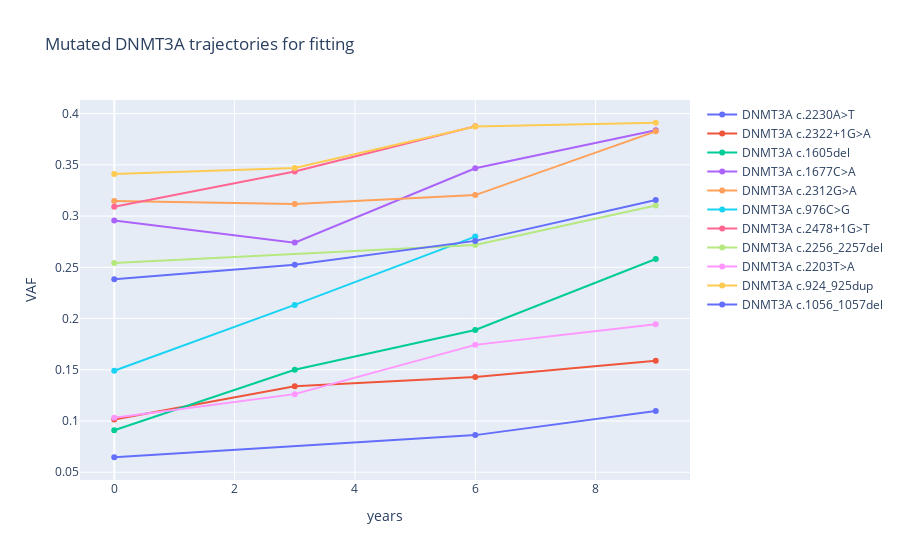

Notebook source saved alongside this figure:
### Code cell
DNMT3A = modelling.model(lbc,'DNMT3A',l_filter,u_filter)
DNMT3A.trajectories

### Figure 1 — Plotly figure (JSON) as saved in the notebook; plotly's stock layout.template omitted (floating-point values rounded to 4 significant figures)
{"data": [{"mode": "lines+markers", "name": "DNMT3A c.2230A>T", "type": "scatter", "x": [0, 6, 9], "y": [0.0646, 0.0862, 0.1097]}, {"mode": "lines+markers", "name": "DNMT3A c.2322+1G>A", "type": "scatter", "x": [0, 3, 6, 9], "y": [0.1015, 0.134, 0.143, 0.1588]}, {"mode": "lines+markers", "name": "DNMT3A c.1605del", "type": "scatter", "x": [0, 3, 6, 9], "y": [0.091, 0.15, 0.1888, 0.2581]}, {"mode": "lines+markers", "name": "DNMT3A c.1677C>A", "type": "scatter", "x": [0, 3, 6, 9], "y": [0.2957, 0.2741, 0.3467, 0.3837]}, {"mode": "lines+markers", "name": "DNMT3A c.2312G>A", "type": "scatter", "x": [0, 3, 6, 9], "y": [0.3146, 0.3119, 0.3205, 0.3827]}, {"mode": "lines+markers", "name": "DNMT3A c.976C>G", "type": "scatter", "x": [0, 3, 6], "y": [0.149, 0.2133, 0.28]}, {"mode": "lines+markers", "name": "DNMT3A c.2478+1G>T", "type": "scatter", "x": [0, 3, 6], "y": [0.3091, 0.3435, 0.3876]}, {"mode": "lines+markers", "name": "DNMT3A c.2256_2257del", "type": "scatter", "x": [0, 6, 9], "y": [0.2541, 0.2718, 0.3103]}, {"mode": "lines+markers", "name": "DNMT3A c.2203T>A", "type": "scatter", "x": [0, 3, 6, 9], "y": [0.1032, 0.1262, 0.1743, 0.1945]}, {"mode": "lines+markers", "name": "DNMT3A c.924_925dup", "type": "scatter", "x": [0, 3, 6, 9], "y": [0.3411, 0.3469, 0.3874, 0.3911]}, {"mode": "lines+markers", "name": "DNMT3A c.1056_1057del", "type": "scatter", "x": [0, 3, 6, 9], "y": [0.2383, 0.2526, 0.2758, 0.3156]}], "layout": {"title": {"text": "Mutated DNMT3A trajectories for fitting"}, "xaxis": {"title": {"text": "years"}}, "yaxis": {"title": {"text": "VAF"}}}}
